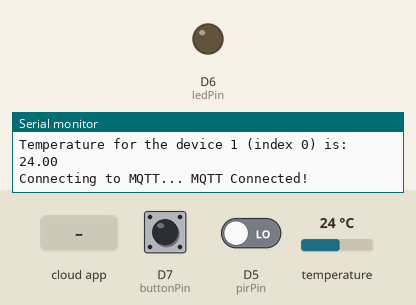
This sketch was run on a simulated ESP8266 (NodeMCU). Shown: output pins drawn as LEDs (lit = HIGH), the last lines printed to the serial monitor. The inputs (shaded band) are chosen by the test bench; at power-on: D7 (buttonPin) LOW, D5 (pirPin) LOW, temperature 24 °C. WiFi joins after 1.5 s; servers stay silent unless stated; no MQTT or app messages arrive unless stated.

Above: at 3.4 s.
3.5 s: the phone or cloud app sets status to OPEN
At 4.4 s:
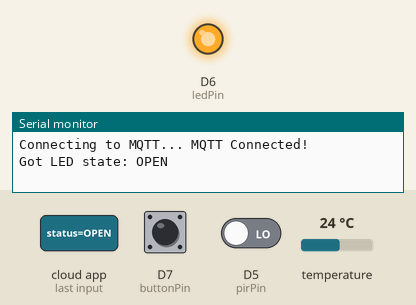
8.2 s: the phone or cloud app sets status to CLOSED
At 9.4 s:
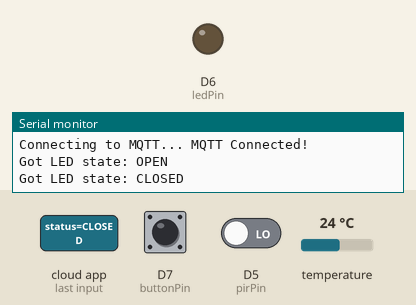
Timing chart, 0 to 11.2 s (numbered marks = the images above; inputs shaded):
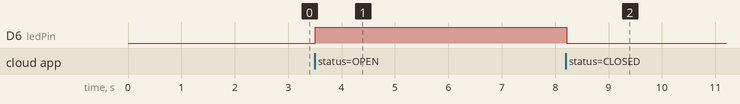

The sketch:

hodnik_esp.ino
```cpp
#include <ESP8266WiFi.h>
#include <Adafruit_MQTT.h>
#include <Adafruit_MQTT_Client.h>
#include <OneWire.h>
#include <DallasTemperature.h>

const int buttonPin = D7;     // the number of the pushbutton pin
const int ledPin =  D6;       // the number of the LED pin
const int pirPin =  D5;       // the number of the PIR sensor pin
const int onewirePin = D2;

#define WLAN_SSID       "KIKA"
#define WLAN_PASS       ""

#define MQTT_SERVER      "192.168.88.2"
#define MQTT_SERVERPORT  1883                   // use 8883 for SSL
#define MQTT_USERNAME    ""
#define MQTT_KEY         ""

WiFiClient client;
Adafruit_MQTT_Client mqtt(&client, MQTT_SERVER, MQTT_SERVERPORT, MQTT_USERNAME, MQTT_USERNAME, MQTT_KEY);

Adafruit_MQTT_Subscribe feedLed = Adafruit_MQTT_Subscribe(&mqtt, "haklab/status");
Adafruit_MQTT_Publish feedBoot = Adafruit_MQTT_Publish(&mqtt, "haklab/hodnik/bootup");
Adafruit_MQTT_Publish feedButton = Adafruit_MQTT_Publish(&mqtt, "haklab/hodnik/button");
Adafruit_MQTT_Publish feedPir = Adafruit_MQTT_Publish(&mqtt, "haklab/hodnik/pirsensor");
Adafruit_MQTT_Publish feedTemp = Adafruit_MQTT_Publish(&mqtt, "haklab/hodnik/temp");

OneWire oneWire(onewirePin);
DallasTemperature sensors(&oneWire);

// Bug workaround for Arduino 1.6.6, it seems to need a function declaration
// for some reason (only affects ESP8266, likely an arduino-builder bug).
void MQTT_connect();

int buttonState = 0;
int prevBtnPub = 0;
int pirState = 0;
int prevPirPub = 0;
bool pubButtonState = 0;
bool pubPirState = 0;

void setup() {
  pinMode(ledPin, OUTPUT);
  pinMode(buttonPin, INPUT);
  pinMode(pirPin, INPUT);
  sensors.begin();
  sensors.setResolution(12);

  Serial.begin(115200);
  delay(10);

  // Connect to WiFi access point.
  Serial.println(); Serial.println();
  Serial.print("Connecting to ");
  Serial.println(WLAN_SSID);

  WiFi.begin(WLAN_SSID, WLAN_PASS);
  while (WiFi.status() != WL_CONNECTED) {
    delay(500);
    Serial.print(".");
  }
  Serial.println();

  Serial.println("WiFi connected");
  Serial.println("IP address: "); Serial.println(WiFi.localIP());

  sensors.requestTemperatures(); // Send the command to get temperatures
  Serial.print("Temperature for the device 1 (index 0) is: ");
  Serial.println(sensors.getTempCByIndex(0));

  feedLed.setCallback(&ledCallback);
  mqtt.subscribe(&feedLed);

  buttonState = digitalRead(buttonPin);
  pirState = digitalRead(pirPin);
  feedButton.publish(buttonState == HIGH ? "ON" : "OFF");
  feedPir.publish(pirState == HIGH ? "ON" : "OFF");
  prevBtnPub = buttonState;
  prevPirPub = pirState;

  attachInterrupt(digitalPinToInterrupt(buttonPin), buttonChanged, CHANGE);
  attachInterrupt(digitalPinToInterrupt(pirPin), pirChanged, CHANGE);

  feedBoot.publish("ON");
}

void buttonChanged() {
  buttonState = digitalRead(buttonPin);
  Serial.print(F("Set BTN state: "));
  Serial.println(buttonState == HIGH ? "ON" : "OFF");
  pubButtonState = true;
}

void pirChanged() {
  pirState = digitalRead(pirPin);
  Serial.print(F("Set PIR state: "));
  Serial.println(pirState == HIGH ? "ON" : "OFF");
  pubPirState = true;
}

void ledCallback(char *data, uint16_t len) {
  Serial.print(F("Got LED state: "));
  Serial.println(data);

  if (strcmp(data, "CLOSED") == 0) {
    digitalWrite(ledPin, LOW);
  }
  if (strcmp(data, "OPEN") == 0) {
    digitalWrite(ledPin, HIGH);
  }
}

int msecMqttProc = 100;
int loopsForPing = 0;

void loop() {
  MQTT_connect();

  if (pubButtonState) {
    if (prevBtnPub == LOW && buttonState == LOW) {
      Serial.println(F("Missed a button ON event, publishing it..."));
      feedButton.publish("ON");
    }
    Serial.print(F("Publishing BTN state: "));
    Serial.println(buttonState == HIGH ? "ON" : "OFF");
    feedButton.publish(buttonState == HIGH ? "ON" : "OFF");
    pubButtonState = false;
    prevBtnPub = buttonState;
  }
  if (pubPirState) {
    if (prevPirPub == LOW && pirState == LOW) {
      Serial.println(F("Missed a pir ON event, publishing it..."));
      feedPir.publish("ON");
    }
    Serial.print(F("Publishing PIR state: "));
    Serial.println(pirState == HIGH ? "ON" : "OFF");
    feedPir.publish(pirState == HIGH ? "ON" : "OFF");
    pubPirState = false;
    prevPirPub = pirState;
  }

  mqtt.processPackets(msecMqttProc);

  // ping the server to keep the mqtt connection alive
  int secsSinceLastPing = loopsForPing / (1000 / msecMqttProc);
  if (secsSinceLastPing > 30) {

    if(!mqtt.ping())
      mqtt.disconnect();

    sensors.setResolution(12);
    sensors.requestTemperatures(); // Send the command to get temperatures
    float temp = sensors.getTempCByIndex(0);
    Serial.print("Temperature for the device 1 (index 0) is: ");
    Serial.println(temp);
    feedTemp.publish(temp);

    loopsForPing = 0;
  }
  loopsForPing++;

}


// Function to connect and reconnect as necessary to the MQTT server.
// Should be called in the loop function and it will take care if connecting.
void MQTT_connect() {
  int8_t ret;

  // Stop if already connected.
  if (mqtt.connected()) {
    return;
  }

  Serial.print("Connecting to MQTT... ");

  uint8_t retries = 12; // retry for one minute
  while ((ret = mqtt.connect()) != 0) { // connect will return 0 for connected
    Serial.println(mqtt.connectErrorString(ret));
    Serial.println("Retrying MQTT connection in 5 seconds...");
    mqtt.disconnect();

    delay(5000);  // wait 5 seconds
    retries--;
    if (retries == 0) {
      // reset ourselves
      ESP.restart();
    }
  }
  Serial.println("MQTT Connected!");

  // tell the world we reconnected, send us updates
  feedBoot.publish("ON");
}
```

Measured:
- after the input at 3.5 s, D6 (ledPin): LOW → HIGH at once
- after the input at 8.2 s, D6 (ledPin): HIGH → LOW at once
